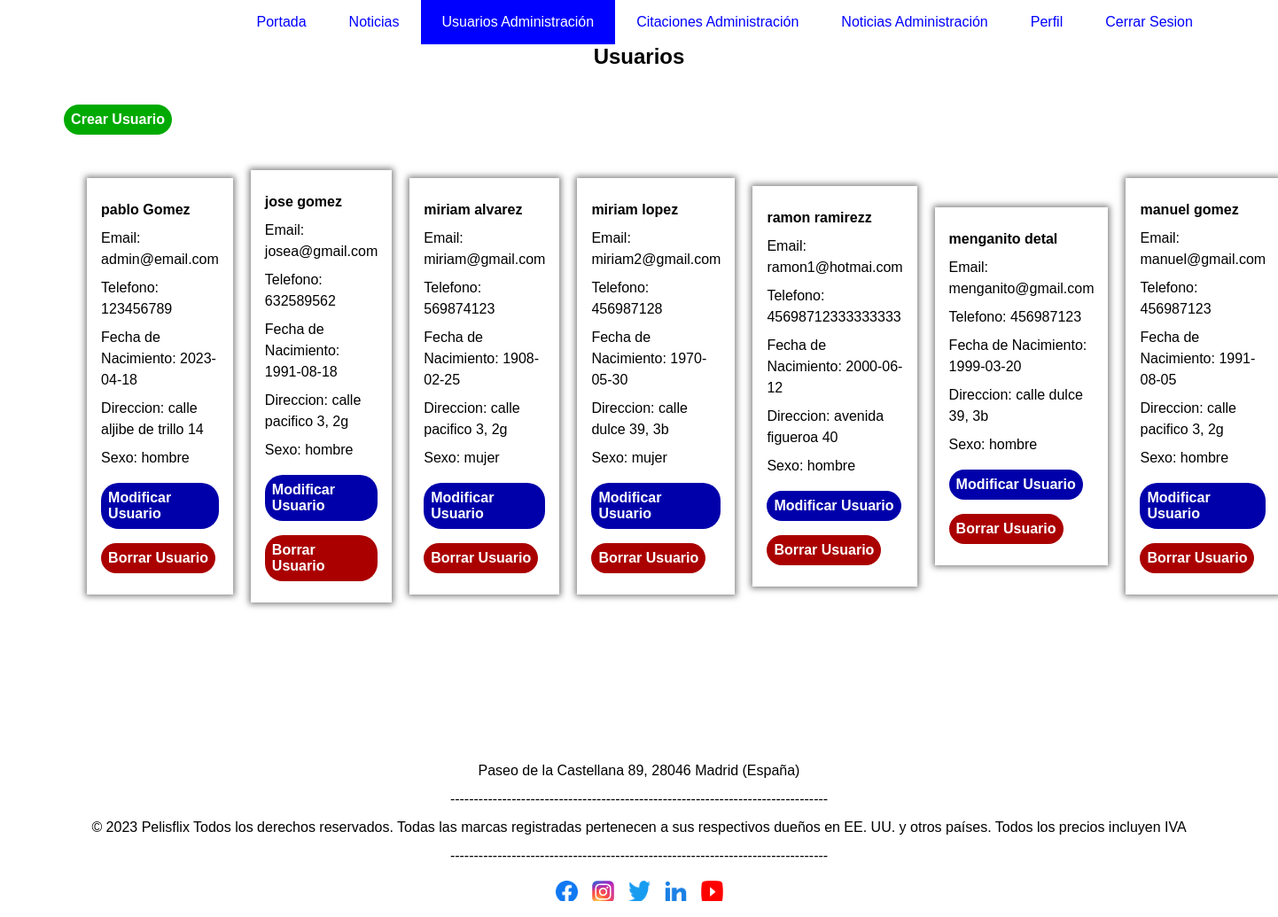
The page /itmd/public/administrador/usuarios-administracion.php (signed in) on the database its author committed.
### tables this page shows
CREATE TABLE `users_data` (
  `idUser` int(11) NOT NULL,
  `nombre` char(100) NOT NULL,
  `apellido` char(100) NOT NULL,
  `email` char(100) NOT NULL,
  `telefono` text NOT NULL,
  `fecha_de_nacimiento` date NOT NULL,
  `direccion` text DEFAULT NULL,
  `sexo` text DEFAULT NULL
);

### itmd/private/config.php (called while the page is built, shortened)
<?php
	$root_url = substr($_SERVER['SCRIPT_NAME'], 0,strpos($_SERVER['SCRIPT_NAME'], 'itmd')+4);
	include 'functions.php';
	include 'db_functions.php';
	include 'queries.php';
?>

### itmd/private/functions.php (called while the page is built, shortened)
<?php
	function url_completo($url){
		global $root_url;
		return $root_url.'/'.$url;
	}
?>

### itmd/private/queries.php (called while the page is built, shortened)
<?php
	function seleccionar_usuarios($database_connection){
		$sql = "SELECT * FROM users_data;";
		$result = $database_connection->query($sql);
		if ($result) {
			return $result;
		}else{
			echo $database_connection->error;
		}
	}
?>

### itmd/public/administrador/usuarios-administracion.php (the view, shortened to what this page needs)
<?php
	require_once '../../private/config.php';
	include SHARED_PATH. '/head.php';
	include SHARED_PATH. '/header.php';
?>
<main>
		<section>
			<div class="container">
				<h2>Usuarios</h2>
				<a class="manage-btn add-btn" href="<?php echo url_completo('public/administrador/crear-usuario.php') ?>">Crear Usuario</a>
				<div class="flex align-center justify-start usuarios">
					<?php
						$usuarios = seleccionar_usuarios($database_connection);
						while ($usuario = $usuarios->fetch_assoc()) {
					?>
					<div class="usuario">
						<p><b><?php echo $usuario['nombre'] . " " . $usuario['apellido']; ?></b></p>
						<p>Email: <?php echo $usuario['email']; ?></p>
						<p>Telefono: <?php echo $usuario['telefono']; ?></p>
						<p>Fecha de Nacimiento: <?php echo $usuario['fecha_de_nacimiento']; ?></p>
						<p>Direccion: <?php echo $usuario['direccion']; ?></p>
						<p>Sexo: <?php echo $usuario['sexo']; ?></p>
						<a class="manage-btn edit-btn" href="<?php echo url_completo('public/administrador/modificar-usuario.php?idUser='.$usuario['idUser']); ?>">Modificar Usuario</a>
						<a class="manage-btn delete-btn" href="<?php echo url_completo('public/administrador/usuarios-administracion.php?idUser='.$usuario['idUser'].'&accion=borrar'); ?>">Borrar Usuario</a>
					</div>
					<?php
						}
					?>
				</div>
			</div>
		</section>
	</main>
<?php
	include SHARED_PATH.'/footer.php';
?>

### itmd/assets/css/style.css (style rules this page uses)
:root { --color-principal:#0000FF; }
* { margin:0; padding: 0; box-sizing: border-box; }
main { padding-bottom: 2rem; min-height: 100vh; }
.container { width: 90%; margin:0 auto; }
a { text-decoration: none; color: var(--color-principal); }
h1,h2,h3,p,a,li,label,div,span { font-family: "Open-Sans",sans-serif; }
h1,h2 { text-align: center; margin-bottom: 2rem; }
p { margin:.5rem 0; line-height: 1.5em; }
.flex { display: flex; }
.justify-start { justify-content: flex-start; }
.align-center { align-items: center; }
.manage-btn { display: inline-block; margin:.5rem 0; padding: .5rem; font-weight: 600; color: #fff; border-radius: 20px; }
.add-btn { background-color: #00aa00; }
.edit-btn { background-color: #0000aa; }
.delete-btn { background-color: #aa0000; }
.citas,.usuarios,.noticias { padding: 1rem; }
.citas .cita,.usuarios .usuario,.noticias .noticia { box-shadow: 0 0 7px 2px rgba(0,0,0,.5); padding: 1rem; margin:1rem 10px; }

### rows shown on the page
users_data: nombre "pablo", apellido "Gomez", email "admin@email.com", telefono "123456789", fecha_de_nacimiento "2023-04-18", direccion "calle aljibe de trillo 14", sexo "hombre"
users_data: nombre "jose", apellido "gomez", email "josea@gmail.com", telefono "632589562", fecha_de_nacimiento "1991-08-18", direccion "calle pacifico 3, 2g", sexo "hombre"
users_data: nombre "miriam", apellido "alvarez", email "miriam@gmail.com", telefono "569874123", fecha_de_nacimiento "1908-02-25", direccion "calle pacifico 3, 2g", sexo "mujer"
users_data: nombre "miriam", apellido "lopez", email "miriam2@gmail.com", telefono "456987128", fecha_de_nacimiento "1970-05-30", direccion "calle dulce 39, 3b", sexo "mujer"
users_data: nombre "ramon", apellido "ramirezz", email "ramon1@hotmai.com", telefono "45698712333333333", fecha_de_nacimiento "2000-06-12", direccion "avenida figueroa 40", sexo "hombre"
users_data: nombre "menganito", apellido "detal", email "menganito@gmail.com", telefono "456987123", fecha_de_nacimiento "1999-03-20", direccion "calle dulce 39, 3b", sexo "hombre"
users_data: nombre "manuel", apellido "gomez", email "manuel@gmail.com", telefono "456987123", fecha_de_nacimiento "1991-08-05", direccion "calle pacifico 3, 2g", sexo "hombre"
